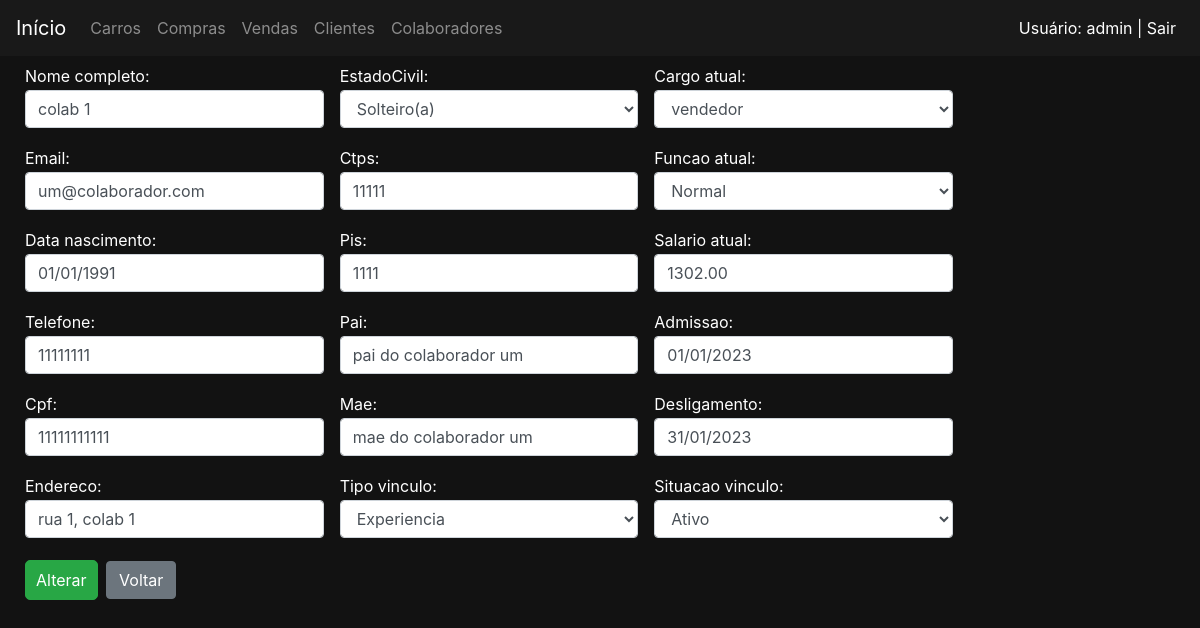
The page /colaboradores/1/editar (signed in) on the database its author committed.
### colaboradores/models.py (models this page shows)
class Colaborador(Pessoa):
    class Meta:
        verbose_name_plural = 'Colaboradores'
        permissions = (
            ('permissao_gerente', 'permissao gerente'),
            ('permissao_supervisor', 'permissao supervisor'),
            ('permissao_vendedor', 'permissao vendedor'),
            ('permissao_funcionario', 'permissao todos funcionarios'),
        )
    situacaoVinculoChoices = (
        ('A','Ativo'),
        ('I','Inativo'),
    )
    cargoAtualChoices = (
        ('V','vendedor'),
        ('S','supervisor'),
        ('G','gerente'),
    )
    funcaoAtualChoices = (
        ('N','Normal'),
        ('C','Comissionada'),
    )
    tipoVinculoChoices = (
        ('E','Experiencia'),
        ('C','Contratado'),
    )
    ctps = models.IntegerField()
    pis = models.IntegerField()
    nomePai = models.CharField(max_length=50, verbose_name='Pai')
    nomeMae = models.CharField(max_length=50, verbose_name='Mae')
    tipoVinculo = models.CharField(max_length=1, choices=tipoVinculoChoices, verbose_name='Tipo vinculo')
    cargoAtual = models.CharField(max_length=1, choices=cargoAtualChoices, verbose_name='Cargo atual')
    funcaoAtual = models.CharField(max_length=1, choices=funcaoAtualChoices, verbose_name='Funcao atual')
    salarioAtual = models.DecimalField(max_digits=15, decimal_places=2, verbose_name='Salario atual')
    dataAdmissao = models.DateField( verbose_name='Admissao')
    dataDesligamento = models.DateField(null=True, verbose_name='Desligamento')
    situacaoVinculo = models.CharField(max_length=1, choices=situacaoVinculoChoices, verbose_name='Situacao  vinculo')

### colaboradores/views.py (the view, shortened to what this page needs)
# urls.py: path('<int:pk>/editar', views.ColaboradorEditar.as_view(), name='editar'),
class ColaboradorEditar(RedirectPermissionRequiredMixin, UpdateView):
    model = Colaborador
    form_class = ColaboradorModelForm
    template_name = 'colaboradores/colaboradorForm.html'
    permission_required = 'clientes.permissao_gerente'
    success_url = reverse_lazy('colaboradores:listar')
    def get_context_data(self):
        context = super().get_context_data()
        context['botaoNome'] = 'Alterar'
        return context

### colaboradores/forms.py
class ColaboradorModelForm(forms.ModelForm):
    class Meta:
        model = Colaborador
        fields = '__all__'
    def __init__(self, *args, **kwargs):
        super().__init__(*args, **kwargs)
        for field in self.fields:
            self.fields[field].widget.attrs.update({'class': 'form-control'})
            self.fields['dataDesligamento'].widget.attrs.update({'placeholder':'( opcional )'})

### colaboradores/templates/colaboradores/colaboradorForm.html
{% extends 'base.html' %}
{% block 'body' %}
    <div class="container" >
        <div class="row">
            <div class="col-md-12">
                <form action="" method="POST">{% csrf_token %}
                    <div class="colunasTres">
                        {{form.as_p}}
                    </div>
                    <input type="submit" class="btn btn-success botao" value="{{botaoNome}}">
                    <a href="javascript:history.back()" class="btn btn-secondary">Voltar</a>
                </form>
            </div>
        </div>
    </div>
{% endblock 'body' %}

### templates/base.html (shortened to what this page needs)
{% load static %}
<!doctype html>
<html lang="pt-BR">
  <head>
    <link rel="stylesheet" href="https://cdn.jsdelivr.net/npm/bootstrap@4.6.2/dist/css/bootstrap.min.css">
    <link rel="stylesheet" href=" {% static 'css/css.css' %}">
  </head>
  <body class="fundo">
    <nav class="navbar navbar-expand-lg navbar-dark bg-nav">
      <a class="navbar-brand" href="/">Início</a>
      <div class="collapse navbar-collapse" id="navbarNav">
        <ul class="navbar-nav">
          <li class="nav-item">
            <a class="nav-link" href="{% url 'carros:listar' %}">Carros</a>
          </li>
          <li class="nav-item">
            <a class="nav-link" href=" {% url 'compras:listar' %}">Compras<span class="sr-only">(current)</span></a>
          </li>
          <li class="nav-item">
            <a class="nav-link" href=" {% url 'vendas:listar' %}">Vendas <span class="sr-only">(current)</span></a>
          </li>
          <li class="nav-item">
            <a class="nav-link" href="{% url 'clientes:listar' %}">Clientes</span></a>
          </li>
          <li class="nav-item">
            <a class="nav-link" href="{% url 'colaboradores:listar' %}">Colaboradores</a>
          </li>
        </ul>
        <ul class="navbar-nav ml-auto">
          <li class="nav-item">
            {% if user.is_authenticated %}
              <a class="nav-link" href="{% url 'logout' %}" style="color:white">Usuário: {{ user.get_username }} | Sair</a>
            {% else %}
              <a class="nav-link" href="{% url 'login' %}" style="color:white">Entrar</a>
            {% endif %}
          </li>
        </ul>
      </div>
    </nav>
    {% block 'body' %}{% endblock %}
  </body>
</html>

### templates/static/css/css.css (style rules this page uses)
.fundo { background-color: #121212; color: white; }
.bg-nav { position: fixed; left:0; top: 0; width: 100%; z-index: 9999; background-color: #191919; margin-bottom: 5px; margin-block-end: 10px; }
.container { max-width: 1300px; }
body { margin-top: 30px; padding-top: 30px; margin-left: 10px; }
a { color:white; }
.botao { display: inline-block; padding: 7px 10px; border-radius: 5px; margin-bottom: 4px; margin-right: 4px; margin-top: 4px; }
label { margin-bottom: 2px; margin-top: 2px; }
.colunasTres { display: block; column-count:3; break-inside: avoid-column; width: 80%; padding-bottom: 1px; margin-bottom: 1px; margin-top: 1px; padding-top: 1px; }
.navbar-nav.ml-auto { margin-right: 0; }

### rows shown on the page
Colaborador: nomeCompleto "colab 1", email "um@colaborador.com", dataNascimento "01/01/1991", telefone "11111111", cpf "11111111111", endereco "rua 1, colab 1", estadoCivil "Solteiro(a)", ctps "11111", pis "1111", nomePai "pai do colaborador um", nomeMae "mae do colaborador um", tipoVinculo "Experiencia", cargoAtual "vendedor", funcaoAtual "Normal", salarioAtual "1302.00", dataAdmissao "01/01/2023", dataDesligamento "31/01/2023", situacaoVinculo "Ativo"

### other values the page prints
{{ user.get_username }} "admin"
